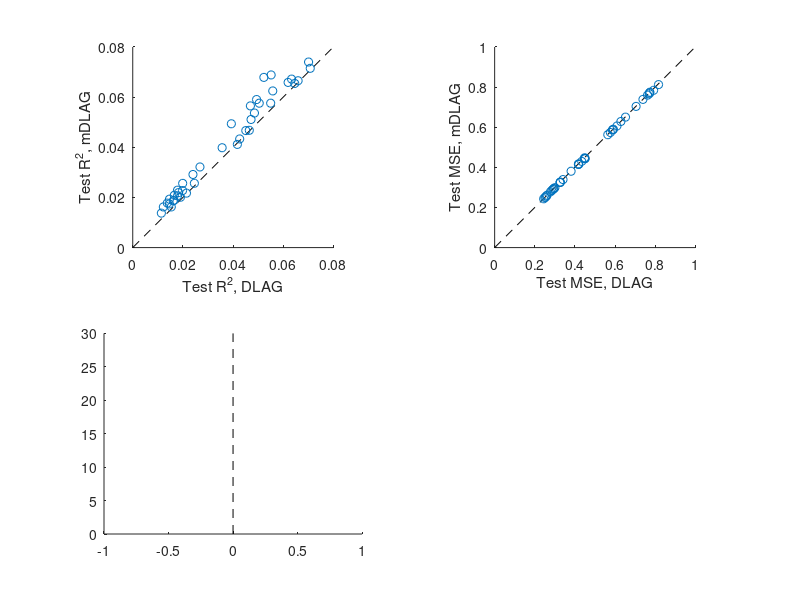

Reproduce this figure in MATLAB. (Note: this script raises an error after producing the figure.)
% mdlag_vs_dlag_v1v2array.m
%
% Description: Compare mDLAG and DLAG performance on the V1-V2 recordings.
%
% Author:
%     Evren Gokcen    egokcen@cmu.edu

%% Compare mDLAG and DLAG

load('./mdlag/results/testpred_mdlag.mat');
load('./dlag/results/testpred_dlag.mat');

figure;
subplot(2,2,1);
hold on;
line([0 0.08], [0 0.08], 'color', 'k', 'linestyle', '--');
scatter(R2dlag(:), R2mdlag(:), 'k.');
axis square;
xlabel('Test R^2, DLAG');
ylabel('Test R^2, mDLAG');

subplot(2,2,2);
hold on;
line([0 1], [0 1], 'color', 'k', 'linestyle', '--');
scatter(MSEdlag(:), MSEmdlag(:), 'k.');
axis square;
xlabel('Test MSE, DLAG');
ylabel('Test MSE, mDLAG');

subplot(2,2,3);
hold on;
med_height = 30;
normalization = 'count';
edges = -0.02:0.005:0.02;
line([0 0], [0 med_height], 'color', 'k', 'linestyle', '--');
histogram(R2mdlag(:) - R2dlag(:), edges, ...
      'EdgeColor', 'k', 'FaceColor', 'k', 'FaceAlpha', 0.2, 'LineWidth', 2.0, 'Normalization', normalization);
% Plot median
scatter(median(R2mdlag(:) - R2dlag(:)), med_height, 'vk', 'filled');
xlabel('mDLAG R^2 - DLAG R^2');
ylabel(normalization);
axis square;

subplot(2,2,4);
hold on;
med_height = 30;
normalization = 'count';
line([0 0], [0 med_height], 'color', 'k', 'linestyle', '--');
histogram(MSEmdlag(:) - MSEdlag(:), ...
      'EdgeColor', 'k', 'FaceColor', 'k', 'FaceAlpha', 0.2, 'LineWidth', 2.0, 'Normalization', normalization);
% Plot median
scatter(median(MSEmdlag(:) - MSEdlag(:)), med_height, 'vk', 'filled');
xlabel('mDLAG MSE - DLAG MSE');
ylabel(normalization);
axis square;

% Significance tests
[p_R2_dlag,~] = signtest(R2mdlag(:), R2dlag(:), 'alpha', 0.05, 'tail', 'right')

[p_MSE_dlag,~] = signtest(MSEmdlag(:), MSEdlag(:), 'alpha', 0.05, 'tail', 'left')